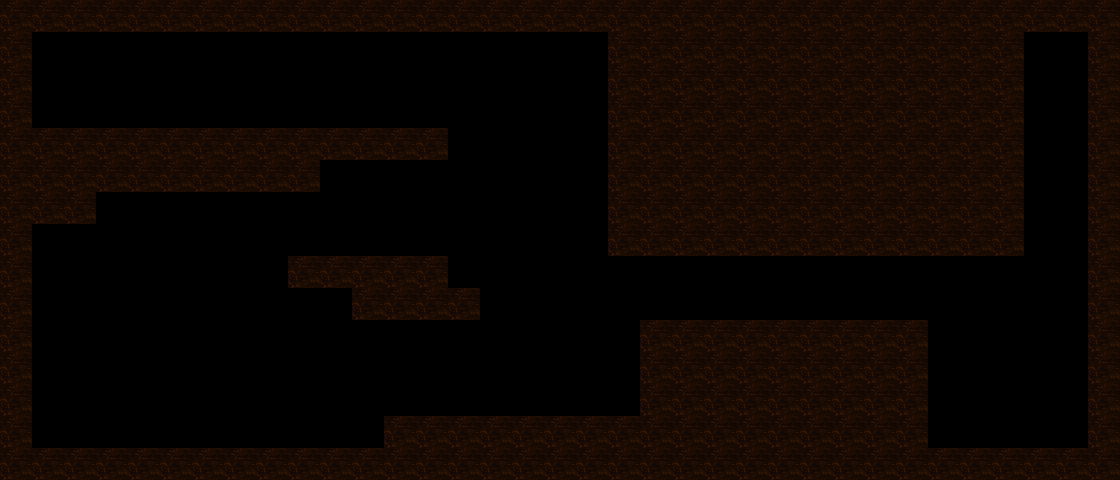

The image is a tile-based game level rendered from a .tmx file. Its description and source (layers, tilesets, objects; grid data summarised) follow:
An orthogonal 35x15 tile map with 32x32 px tiles, 3 tile layers (red, green, blue) and 17 objects.

<map version="1.0" orientation="orthogonal" renderorder="right-down" width="35" height="15" tilewidth="32" tileheight="32" nextobjectid="19">
 <tileset firstgid="1" name="blocks" tilewidth="32" tileheight="32">
  <image source="blocks.png" width="96" height="32" />
 </tileset>
 <layer name="red" width="35" height="15">
  <data>[525 cells, 264 non-empty, 1 distinct tile ids]</data>
 </layer>
 <layer name="green" width="35" height="15">
  <data>[525 cells, 0 non-empty, 0 distinct tile ids]</data>
 </layer>
 <layer name="blue" width="35" height="15">
  <data>[525 cells, 0 non-empty, 0 distinct tile ids]</data>
 </layer>
 <objectgroup name="crystals">
  <object id="1" x="1055" y="51">
   <ellipse />
  </object>
  <object id="2" x="1035" y="60">
   <ellipse />
  </object>
  <object id="3" x="1067" y="71">
   <ellipse />
  </object>
  <object id="4" x="1072" y="97" width="2" height="2">
   <ellipse />
  </object>
  <object id="5" x="1076" y="91">
   <ellipse />
  </object>
  <object id="6" x="1053" y="80">
   <ellipse />
  </object>
  <object id="7" x="1044" y="94">
   <ellipse />
  </object>
  <object id="8" x="1035" y="80">
   <ellipse />
  </object>
  <object id="9" x="1064" y="97">
   <ellipse />
  </object>
  <object id="10" x="1073" y="49">
   <ellipse />
  </object>
  <object id="11" x="175" y="109">
   <ellipse />
  </object>
  <object id="12" x="197" y="114">
   <ellipse />
  </object>
  <object id="13" x="245" y="114">
   <ellipse />
  </object>
  <object id="14" x="271" y="112">
   <ellipse />
  </object>
  <object id="15" x="220" y="116">
   <ellipse />
  </object>
  <object id="16" x="305" y="115">
   <ellipse />
  </object>
 </objectgroup>
 <objectgroup name="pads">
  <object id="18" x="980" y="444" width="73" height="7" />
 </objectgroup>
</map>